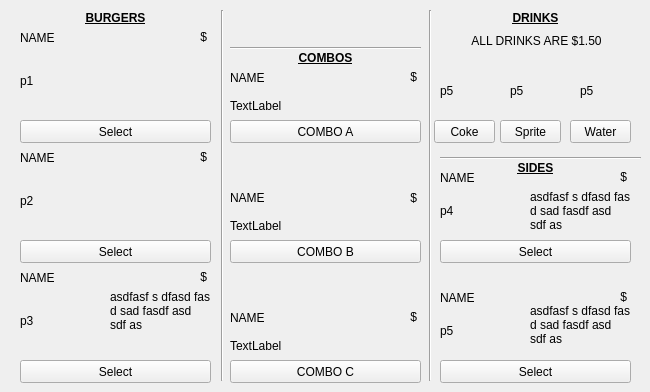
    <widget class="QWidget" name="menu">
     <attribute name="title">
      <string>MENU</string>
     </attribute>
     <widget class="QLabel" name="burger">
      <property name="geometry">
       <rect>
        <x>20</x>
        <y>50</y>
        <width>81</width>
        <height>61</height>
       </rect>
      </property>
      <property name="text">
       <string>p1</string>
      </property>
     </widget>
     <widget class="QLabel" name="cheese">
      <property name="geometry">
       <rect>
        <x>20</x>
        <y>170</y>
        <width>81</width>
        <height>61</height>
       </rect>
      </property>
      <property name="text">
       <string>p2</string>
      </property>
     </widget>
     <widget class="QLabel" name="impossible">
      <property name="geometry">
       <rect>
        <x>20</x>
        <y>290</y>
        <width>81</width>
        <height>61</height>
       </rect>
      </property>
      <property name="text">
       <string>p3</string>
      </property>
     </widget>
     <widget class="QLabel" name="label_3">
      <property name="geometry">
       <rect>
        <x>30</x>
        <y>10</y>
        <width>171</width>
        <height>16</height>
       </rect>
      </property>
      <property name="text">
       <string>&lt;html&gt;&lt;head/&gt;&lt;body&gt;&lt;p&gt;&lt;span style=&quot; font-weight:600; text-decoration: underline;&quot;&gt;BURGERS&lt;/span&gt;&lt;/p&gt;&lt;/body&gt;&lt;/html&gt;</string>
      </property>
      <property name="alignment">
       <set>Qt::AlignCenter</set>
      </property>
     </widget>
     <widget class="QLabel" name="label_4">
      <property name="geometry">
       <rect>
        <x>230</x>
        <y>50</y>
        <width>191</width>
        <height>16</height>
       </rect>
      </property>
      <property name="text">
       <string>&lt;html&gt;&lt;head/&gt;&lt;body&gt;&lt;p&gt;&lt;span style=&quot; font-weight:600; text-decoration: underline;&quot;&gt;COMBOS&lt;/span&gt;&lt;/p&gt;&lt;/body&gt;&lt;/html&gt;</string>
      </property>
      <property name="alignment">
       <set>Qt::AlignCenter</set>
      </property>
     </widget>
     <widget class="QLabel" name="fries">
      <property name="geometry">
       <rect>
        <x>440</x>
        <y>190</y>
        <width>61</width>
        <height>41</height>
       </rect>
      </property>
      <property name="text">
       <string>p4</string>
      </property>
     </widget>
     <widget class="QLabel" name="chips">
      <property name="geometry">
       <rect>
        <x>440</x>
        <y>310</y>
        <width>61</width>
        <height>41</height>
       </rect>
      </property>
      <property name="text">
       <string>p5</string>
      </property>
     </widget>
     <widget class="QLabel" name="label_5">
      <property name="geometry">
       <rect>
        <x>440</x>
        <y>10</y>
        <width>191</width>
        <height>16</height>
       </rect>
      </property>
      <property name="text">
       <string>&lt;html&gt;&lt;head/&gt;&lt;body&gt;&lt;p&gt;&lt;span style=&quot; font-weight:600; text-decoration: underline;&quot;&gt;DRINKS&lt;/span&gt;&lt;/p&gt;&lt;/body&gt;&lt;/html&gt;</string>
      </property>
      <property name="alignment">
       <set>Qt::AlignCenter</set>
      </property>
     </widget>
     <widget class="QLabel" name="coke">
      <property name="geometry">
       <rect>
        <x>440</x>
        <y>70</y>
        <width>51</width>
        <height>41</height>
       </rect>
      </property>
      <property name="text">
       <string>p5</string>
      </property>
     </widget>
     <widget class="QLabel" name="water">
      <property name="geometry">
       <rect>
        <x>580</x>
        <y>70</y>
        <width>51</width>
        <height>41</height>
       </rect>
      </property>
      <property name="text">
       <string>p5</string>
      </property>
     </widget>
     <widget class="QLabel" name="sprite">
      <property name="geometry">
       <rect>
        <x>510</x>
        <y>70</y>
        <width>51</width>
        <height>41</height>
       </rect>
      </property>
      <property name="text">
       <string>p5</string>
      </property>
     </widget>
     <widget class="QLabel" name="label_6">
      <property name="geometry">
       <rect>
        <x>440</x>
        <y>160</y>
        <width>191</width>
        <height>16</height>
       </rect>
      </property>
      <property name="text">
       <string>&lt;html&gt;&lt;head/&gt;&lt;body&gt;&lt;p&gt;&lt;span style=&quot; font-weight:600; text-decoration: underline;&quot;&gt;SIDES&lt;/span&gt;&lt;/p&gt;&lt;/body&gt;&lt;/html&gt;</string>
      </property>
      <property name="alignment">
       <set>Qt::AlignCenter</set>
      </property>
     </widget>
     <widget class="QLabel" name="Burger1">
      <property name="geometry">
       <rect>
        <x>20</x>
        <y>30</y>
        <width>91</width>
        <height>16</height>
       </rect>
      </property>
      <property name="text">
       <string>NAME</string>
      </property>
     </widget>
     <widget class="QLabel" name="Burger1Price">
      <property name="geometry">
       <rect>
        <x>160</x>
        <y>30</y>
        <width>47</width>
        <height>13</height>
       </rect>
      </property>
      <property name="text">
       <string>$</string>
      </property>
      <property name="alignment">
       <set>Qt::AlignRight|Qt::AlignTrailing|Qt::AlignVCenter</set>
      </property>
     </widget>
     <widget class="QLabel" name="Burger1Des">
      <property name="geometry">
       <rect>
        <x>110</x>
        <y>50</y>
        <width>101</width>
        <height>41</height>
       </rect>
      </property>
      <property name="wordWrap">
       <bool>true</bool>
      </property>
     </widget>
     <widget class="QPushButton" name="addBurger1">
      <property name="geometry">
       <rect>
        <x>20</x>
        <y>120</y>
        <width>191</width>
        <height>23</height>
       </rect>
      </property>
      <property name="text">
       <string>Select</string>
      </property>
     </widget>
     <widget class="QLabel" name="Burger2">
      <property name="geometry">
       <rect>
        <x>20</x>
        <y>150</y>
        <width>91</width>
        <height>16</height>
       </rect>
      </property>
      <property name="text">
       <string>NAME</string>
      </property>
     </widget>
     <widget class="QLabel" name="Burger2Price">
      <property name="geometry">
       <rect>
        <x>160</x>
        <y>150</y>
        <width>47</width>
        <height>13</height>
       </rect>
      </property>
      <property name="text">
       <string>$</string>
      </property>
      <property name="alignment">
       <set>Qt::AlignRight|Qt::AlignTrailing|Qt::AlignVCenter</set>
      </property>
     </widget>
     <widget class="QLabel" name="Burger2Des">
      <property name="geometry">
       <rect>
        <x>110</x>
        <y>170</y>
        <width>101</width>
        <height>41</height>
       </rect>
      </property>
      <property name="wordWrap">
       <bool>true</bool>
      </property>
     </widget>
     <widget class="QPushButton" name="addBurger2">
      <property name="geometry">
       <rect>
        <x>20</x>
        <y>240</y>
        <width>191</width>
        <height>23</height>
       </rect>
      </property>
      <property name="text">
       <string>Select</string>
      </property>
     </widget>
     <widget class="QPushButton" name="addBurger3">
      <property name="geometry">
       <rect>
        <x>20</x>
        <y>360</y>
        <width>191</width>
        <height>23</height>
       </rect>
      </property>
      <property name="text">
       <string>Select</string>
      </property>
     </widget>
     <widget class="QLabel" name="Burger3">
      <property name="geometry">
       <rect>
        <x>20</x>
        <y>270</y>
        <width>111</width>
        <height>16</height>
       </rect>
      </property>
      <property name="text">
       <string>NAME</string>
      </property>
     </widget>
     <widget class="QLabel" name="Burger3Price">
      <property name="geometry">
       <rect>
        <x>160</x>
        <y>270</y>
        <width>47</width>
        <height>13</height>
       </rect>
      </property>
      <property name="text">
       <string>$</string>
      </property>
      <property name="alignment">
       <set>Qt::AlignRight|Qt::AlignTrailing|Qt::AlignVCenter</set>
      </property>
     </widget>
     <widget class="QLabel" name="Burger3Des">
      <property name="geometry">
       <rect>
        <x>110</x>
        <y>290</y>
        <width>101</width>
        <height>41</height>
       </rect>
      </property>
      <property name="text">
       <string>&lt;html&gt;&lt;head/&gt;&lt;body&gt;&lt;p&gt;asdfasf s dfasd fas d sad fasdf asd sdf as&lt;/p&gt;&lt;/body&gt;&lt;/html&gt;</string>
      </property>
      <property name="wordWrap">
       <bool>true</bool>
      </property>
     </widget>
     <widget class="QPushButton" name="cokeB">
      <property name="geometry">
       <rect>
        <x>434</x>
        <y>120</y>
        <width>61</width>
        <height>23</height>
       </rect>
      </property>
      <property name="text">
       <string>Coke</string>
      </property>
     </widget>
     <widget class="QPushButton" name="spriteB">
      <property name="geometry">
       <rect>
        <x>500</x>
        <y>120</y>
        <width>61</width>
        <height>23</height>
       </rect>
      </property>
      <property name="text">
       <string>Sprite</string>
      </property>
     </widget>
     <widget class="QPushButton" name="waterB">
      <property name="geometry">
       <rect>
        <x>570</x>
        <y>120</y>
        <width>61</width>
        <height>23</height>
       </rect>
      </property>
      <property name="text">
       <string>Water</string>
      </property>
     </widget>
     <widget class="QLabel" name="label">
      <property name="geometry">
       <rect>
        <x>466</x>
        <y>30</y>
        <width>141</width>
        <height>21</height>
       </rect>
      </property>
      <property name="text">
       <string>ALL DRINKS ARE $1.50</string>
      </property>
      <property name="alignment">
       <set>Qt::AlignCenter</set>
      </property>
     </widget>
     <widget class="QLabel" name="fries1">
      <property name="geometry">
       <rect>
        <x>440</x>
        <y>170</y>
        <width>91</width>
        <height>16</height>
       </rect>
      </property>
      <property name="text">
       <string>NAME</string>
      </property>
     </widget>
     <widget class="QLabel" name="fries1Price">
      <property name="geometry">
       <rect>
        <x>580</x>
        <y>170</y>
        <width>47</width>
        <height>13</height>
       </rect>
      </property>
      <property name="text">
       <string>$</string>
      </property>
      <property name="alignment">
       <set>Qt::AlignRight|Qt::AlignTrailing|Qt::AlignVCenter</set>
      </property>
     </widget>
     <widget class="QLabel" name="fries1Des">
      <property name="geometry">
       <rect>
        <x>530</x>
        <y>190</y>
        <width>101</width>
        <height>41</height>
       </rect>
      </property>
      <property name="text">
       <string>&lt;html&gt;&lt;head/&gt;&lt;body&gt;&lt;p&gt;asdfasf s dfasd fas d sad fasdf asd sdf as&lt;/p&gt;&lt;/body&gt;&lt;/html&gt;</string>
      </property>
      <property name="wordWrap">
       <bool>true</bool>
      </property>
     </widget>
     <widget class="QPushButton" name="addFries">
      <property name="geometry">
       <rect>
        <x>440</x>
        <y>240</y>
        <width>191</width>
        <height>23</height>
       </rect>
      </property>
      <property name="text">
       <string>Select</string>
      </property>
     </widget>
     <widget class="QPushButton" name="addChips">
      <property name="geometry">
       <rect>
        <x>440</x>
        <y>360</y>
        <width>191</width>
        <height>23</height>
       </rect>
      </property>
      <property name="text">
       <string>Select</string>
      </property>
     </widget>
     <widget class="QLabel" name="chips1">
      <property name="geometry">
       <rect>
        <x>440</x>
        <y>290</y>
        <width>91</width>
        <height>16</height>
       </rect>
      </property>
      <property name="text">
       <string>NAME</string>
      </property>
     </widget>
     <widget class="QLabel" name="chips1Price">
      <property name="geometry">
       <rect>
        <x>580</x>
        <y>290</y>
        <width>47</width>
        <height>13</height>
       </rect>
      </property>
      <property name="text">
       <string>$</string>
      </property>
      <property name="alignment">
       <set>Qt::AlignRight|Qt::AlignTrailing|Qt::AlignVCenter</set>
      </property>
     </widget>
     <widget class="QLabel" name="chips1Des">
      <property name="geometry">
       <rect>
        <x>530</x>
        <y>300</y>
        <width>101</width>
        <height>51</height>
       </rect>
      </property>
      <property name="text">
       <string>&lt;html&gt;&lt;head/&gt;&lt;body&gt;&lt;p&gt;asdfasf s dfasd fas d sad fasdf asd sdf as&lt;/p&gt;&lt;/body&gt;&lt;/html&gt;</string>
      </property>
      <property name="wordWrap">
       <bool>true</bool>
      </property>
     </widget>
     <widget class="QLabel" name="combo1">
      <property name="geometry">
       <rect>
        <x>230</x>
        <y>70</y>
        <width>71</width>
        <height>16</height>
       </rect>
      </property>
      <property name="text">
       <string>NAME</string>
      </property>
      <property name="alignment">
       <set>Qt::AlignLeading|Qt::AlignLeft|Qt::AlignVCenter</set>
      </property>
     </widget>
     <widget class="QLabel" name="combo2">
      <property name="geometry">
       <rect>
        <x>230</x>
        <y>190</y>
        <width>71</width>
        <height>16</height>
       </rect>
      </property>
      <property name="text">
       <string>NAME</string>
      </property>
      <property name="alignment">
       <set>Qt::AlignLeading|Qt::AlignLeft|Qt::AlignVCenter</set>
      </property>
     </widget>
     <widget class="QLabel" name="combo3">
      <property name="geometry">
       <rect>
        <x>230</x>
        <y>310</y>
        <width>71</width>
        <height>16</height>
       </rect>
      </property>
      <property name="text">
       <string>NAME</string>
      </property>
      <property name="alignment">
       <set>Qt::AlignLeading|Qt::AlignLeft|Qt::AlignVCenter</set>
      </property>
     </widget>
     <widget class="QLabel" name="combo1Des">
      <property name="geometry">
       <rect>
        <x>230</x>
        <y>90</y>
        <width>191</width>
        <height>31</height>
       </rect>
      </property>
      <property name="text">
       <string>TextLabel</string>
      </property>
      <property name="textFormat">
       <enum>Qt::AutoText</enum>
      </property>
      <property name="wordWrap">
       <bool>true</bool>
      </property>
     </widget>
     <widget class="QLabel" name="combo2Des">
      <property name="geometry">
       <rect>
        <x>230</x>
        <y>210</y>
        <width>191</width>
        <height>31</height>
       </rect>
      </property>
      <property name="text">
       <string>TextLabel</string>
      </property>
      <property name="textFormat">
       <enum>Qt::AutoText</enum>
      </property>
      <property name="wordWrap">
       <bool>true</bool>
      </property>
     </widget>
     <widget class="QLabel" name="combo3Des">
      <property name="geometry">
       <rect>
        <x>230</x>
        <y>330</y>
        <width>191</width>
        <height>31</height>
       </rect>
      </property>
      <property name="text">
       <string>TextLabel</string>
      </property>
      <property name="textFormat">
       <enum>Qt::AutoText</enum>
      </property>
      <property name="wordWrap">
       <bool>true</bool>
      </property>
     </widget>
     <widget class="QPushButton" name="comboA">
      <property name="geometry">
       <rect>
        <x>230</x>
        <y>120</y>
        <width>191</width>
        <height>23</height>
       </rect>
      </property>
      <property name="text">
       <string>COMBO A</string>
      </property>
     </widget>
     <widget class="QPushButton" name="comboB">
      <property name="geometry">
       <rect>
        <x>230</x>
        <y>240</y>
        <width>191</width>
        <height>23</height>
       </rect>
      </property>
      <property name="text">
       <string>COMBO B</string>
      </property>
     </widget>
     <widget class="QPushButton" name="comboC">
      <property name="geometry">
       <rect>
        <x>230</x>
        <y>360</y>
        <width>191</width>
        <height>23</height>
       </rect>
      </property>
      <property name="text">
       <string>COMBO C</string>
      </property>
     </widget>
     <widget class="QLabel" name="combo1Price">
      <property name="geometry">
       <rect>
        <x>370</x>
        <y>70</y>
        <width>47</width>
        <height>13</height>
       </rect>
      </property>
      <property name="text">
       <string>$</string>
      </property>
      <property name="alignment">
       <set>Qt::AlignRight|Qt::AlignTrailing|Qt::AlignVCenter</set>
      </property>
     </widget>
     <widget class="QLabel" name="combo2Price">
      <property name="geometry">
       <rect>
        <x>370</x>
        <y>190</y>
        <width>47</width>
        <height>16</height>
       </rect>
      </property>
      <property name="text">
       <string>$</string>
      </property>
      <property name="alignment">
       <set>Qt::AlignRight|Qt::AlignTrailing|Qt::AlignVCenter</set>
      </property>
     </widget>
     <widget class="QLabel" name="combo3Price">
      <property name="geometry">
       <rect>
        <x>370</x>
        <y>310</y>
        <width>47</width>
        <height>13</height>
       </rect>
      </property>
      <property name="text">
       <string>$</string>
      </property>
      <property name="alignment">
       <set>Qt::AlignRight|Qt::AlignTrailing|Qt::AlignVCenter</set>
      </property>
     </widget>
     <widget class="Line" name="line">
      <property name="geometry">
       <rect>
        <x>212</x>
        <y>10</y>
        <width>21</width>
        <height>371</height>
       </rect>
      </property>
      <property name="orientation">
       <enum>Qt::Vertical</enum>
      </property>
     </widget>
     <widget class="Line" name="line_2">
      <property name="geometry">
       <rect>
        <x>420</x>
        <y>10</y>
        <width>21</width>
        <height>371</height>
       </rect>
      </property>
      <property name="orientation">
       <enum>Qt::Vertical</enum>
      </property>
     </widget>
     <widget class="Line" name="line_3">
      <property name="geometry">
       <rect>
        <x>440</x>
        <y>150</y>
        <width>201</width>
        <height>16</height>
       </rect>
      </property>
      <property name="orientation">
       <enum>Qt::Horizontal</enum>
      </property>
     </widget>
     <widget class="Line" name="line_4">
      <property name="geometry">
       <rect>
        <x>230</x>
        <y>40</y>
        <width>191</width>
        <height>16</height>
       </rect>
      </property>
      <property name="orientation">
       <enum>Qt::Horizontal</enum>
      </property>
     </widget>
     <widget class="QLabel" name="message">
      <property name="geometry">
       <rect>
        <x>230</x>
        <y>20</y>
        <width>191</width>
        <height>16</height>
       </rect>
      </property>
      <property name="text">
       <string/>
      </property>
      <property name="alignment">
       <set>Qt::AlignCenter</set>
      </property>
     </widget>
    </widget>
